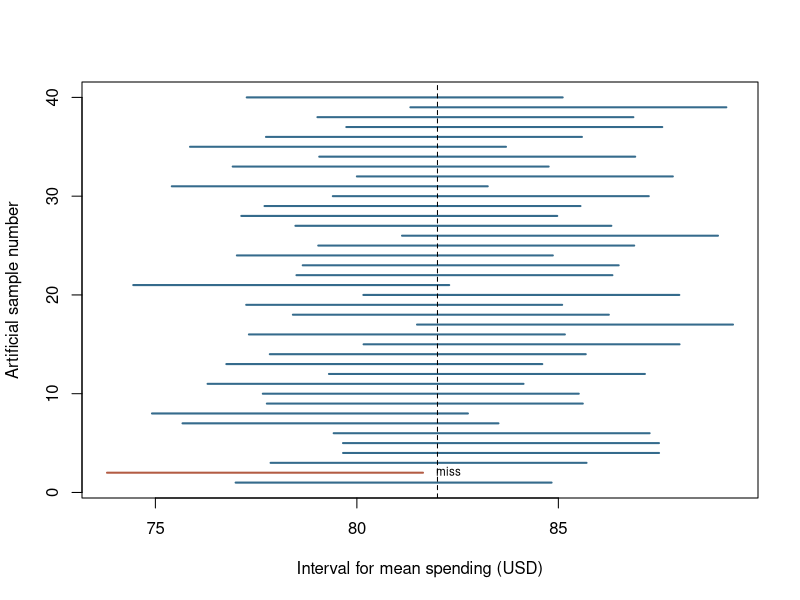

Recreate this plot in R.
## ---- chunk 1
# sqrt(): returns the nonnegative square root of a nonnegative number.
# kable(): formats a data frame or matrix as a readable report table; digits sets displayed precision.
# data.frame(): builds a table whose named columns have compatible lengths.
# qnorm(.975) leaves .025 in each normal tail for a two-sided 95% interval.
# c(-1,1) subtracts and adds the margin of error to give lower and upper endpoints in dollars.
se <- 20 / sqrt(100)
margin <- qnorm(.975) * se
ci <- 82 + c(-1, 1) * margin
knitr::kable(data.frame(Estimate = 82, SE = se, Margin = margin, Lower = ci[1], Upper = ci[2]), digits = 3)
## ---- chunk 2
# set.seed(): fixes the pseudorandom sequence so rerunning the same code reproduces its artificial draws.
# rnorm(): generates artificial normal draws; n is the draw count and sd is standard deviation.
# qnorm(): returns a normal lower-tail quantile; sd is standard deviation, not variance.
# Simulate sample means directly: under the normal model their SD is 20/sqrt(100).
# A logical containment test is TRUE for covered intervals; mean() turns TRUE/FALSE into a coverage fraction.
set.seed(307312)
centers <- rnorm(1000, mean = 82, sd = 2)
lower <- centers - qnorm(.975) * 2
upper <- centers + qnorm(.975) * 2
mean(lower <= 82 & upper >= 82)
## ---- chunk 3
# range(): returns the minimum and maximum as a two-element vector.
# c(): combines values into a vector, converting them to a common type when needed.
# ifelse(): chooses a value element by element according to a logical condition.
# text(): adds labels to a base plot; pos sets the side and cex scales label size.
# plot(type="n") sets up empty axes; segments() draws the first 40 simulated intervals.
# Red intervals miss the known artificial mean, marked by abline(v=82); labels also identify misses.
keep <- 1:40
miss <- lower[keep] > 82 | upper[keep] < 82
plot(range(c(lower[keep],upper[keep])), c(1,40), type="n",
 xlab="Interval for mean spending (USD)", ylab="Artificial sample number")
segments(lower[keep], keep, upper[keep], keep, col=ifelse(miss,"#B35C44","#356B8C"), lwd=2)
text(upper[keep][miss], keep[miss], labels=" miss", pos=4, cex=.7)
abline(v=82, lty=2)
## ---- chunk 4
# sqrt(): returns the nonnegative square root of a nonnegative number.
# c(): combines values into a vector, converting them to a common type when needed.
# kable(): formats a data frame or matrix as a readable report table; digits sets displayed precision.
# data.frame(): builds a table whose named columns have compatible lengths.
# qt(.975,df=69) gives a two-sided 95% t critical value with n-1 degrees of freedom.
# Use the sample SD in the estimated SE; rounded book summaries produce approximate endpoints.
n <- 70
xbar <- 9312
s <- 4007
critical <- qt(.975, df = n - 1)
margin <- critical * s/sqrt(n)
ci <- xbar + c(-1,1) * margin
knitr::kable(data.frame(df=n-1, Critical=critical, SE=s/sqrt(n), Margin=margin,
 Lower=ci[1], Upper=ci[2]), digits=3)
